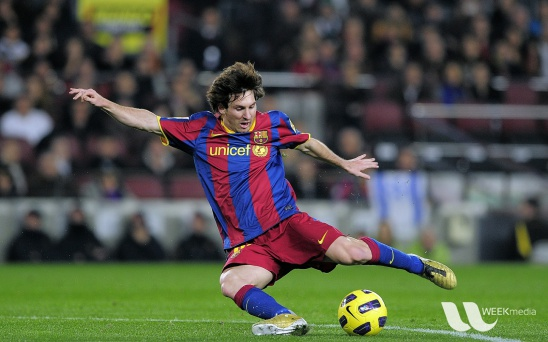
#> input picture images/fourier analysis/messi5.jpg, 548 x 342 px
$ python cosine_transform.py
#> lines starting #> are read from the running program, lines starting #| are printed output that depends on the picture
# -*- coding: utf-8 -*-
"""
Created on Fri May 24 11:39:30 2019

@author: AshKing
"""

import cv2 as cv
import numpy as np
import matplotlib.pyplot as plt

def plot(img,title="Image"):
    plt.figure()
    plt.imshow(img,cmap="gray")
    plt.title(title)

img = cv.imread('images/fourier analysis/messi5.jpg',0)
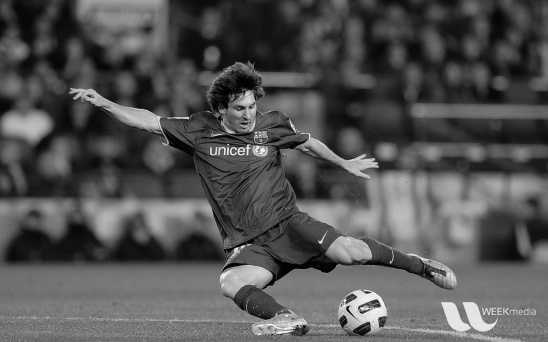
#> img: shape (342, 548); min 0, max 253, mean 83.3


imf = np.float32(img)/255.0  # float conversion/scale
dst = cv.dct(imf)           # the dct
inv=cv.dct(dst,flags=cv.DCT_INVERSE)  #inverse discrete cosine transform

img1 = np.uint8(dst)*255.0
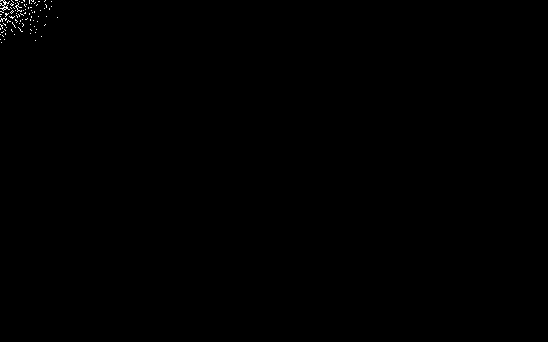
#> img1: shape (342, 548) float64; min 0, max 65025, mean 94.2; drawn with min black and max white

dst2=cv.dct(inv)
inv2=cv.dct(dst2,cv.DCT_INVERSE)
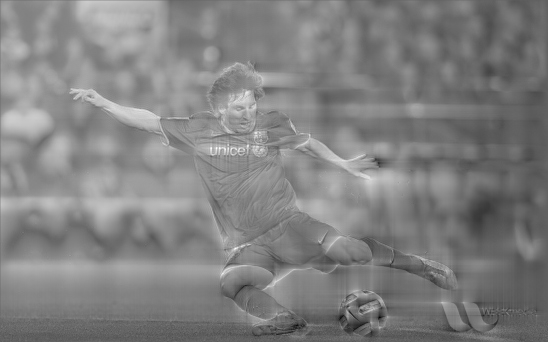
#> inv2: shape (342, 548) float32; min -0.874, max 1.43, mean 0.294; drawn with min black and max white

dst3=cv.dct(inv)
inv3=cv.dct(dst2,cv.DCT_INVERSE)

dst4=cv.dct(inv)
inv4=cv.dct(dst2,cv.DCT_INVERSE)

plot(img,"original")
plot(img1,"dct")
plot(inv,"inverse")
plot(inv2,"dst")
plot(inv3,"dst")
plot(inv4,"dst")
plt.show()

$ run again, with images/fourier analysis/sine.jpg copied over images/fourier analysis/messi5.jpg
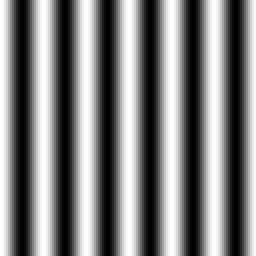
#> input picture images/fourier analysis/sine.jpg, 128 x 128 px (shown 2 times larger)
#> img is the input picture: shape (128, 128); min 0, max 255, mean 127
#> `dst = cv.dct(imf)`:
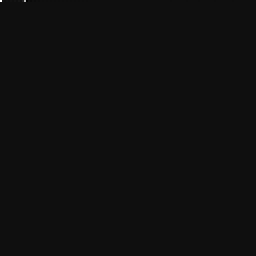
#> dst: shape (128, 128) float32 (shown 2 times larger); min -4.06, max 63.77, mean 0; drawn with min black and max white
#> `inv2=cv.dct(dst2,cv.DCT_INVERSE)`:
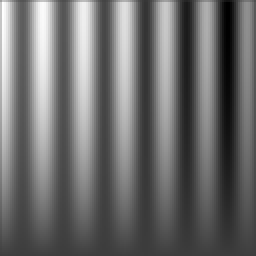
#> inv2: shape (128, 128) float32 (shown 2 times larger); min -0.535, max 1.7, mean 0.415; drawn with min black and max white

$ run again, with images/fourier analysis/sine_45.jpg copied over images/fourier analysis/messi5.jpg
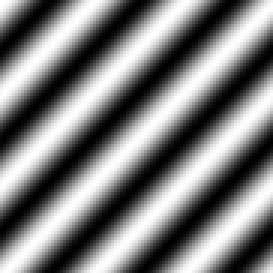
#> input picture images/fourier analysis/sine_45.jpg, 91 x 91 px (shown 3 times larger)
#> img is the input picture: shape (91, 91); min 0, max 255, mean 127.1
#> `img1 = np.uint8(dst)*255.0`:
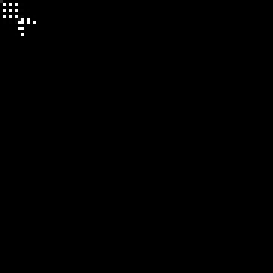
#> img1: shape (91, 91) float64 (shown 3 times larger); min 0, max 65025, mean 143.9; drawn with min black and max white
#> `inv2=cv.dct(dst2,cv.DCT_INVERSE)`:
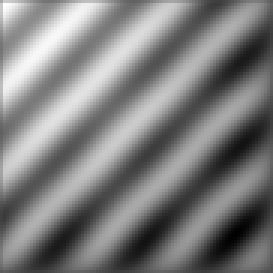
#> inv2: shape (91, 91) float32 (shown 3 times larger); min -0.669, max 1.5, mean 0.405; drawn with min black and max white
